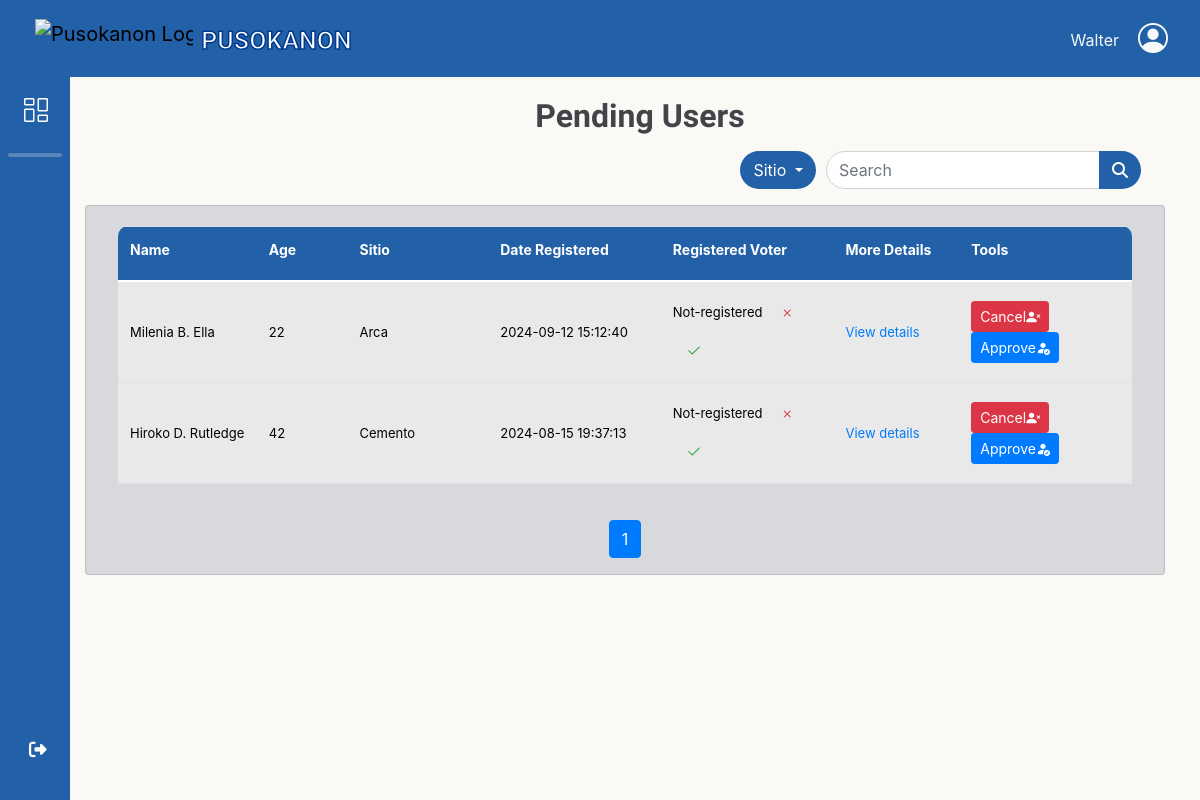
Page /adminbejo/pendingUser2.0.php (signed in) on the committed database.
### tables this page shows
CREATE TABLE `resident_users` (
  `res_ID` int(11) NOT NULL,
  `res_fname` varchar(50) NOT NULL,
  `res_lname` varchar(50) NOT NULL,
  `res_midname` varchar(50) NOT NULL,
  `res_suffix` varchar(10) DEFAULT NULL,
  `gender` varchar(10) NOT NULL,
  `birth_date` date NOT NULL,
  `civil_status` varchar(20) NOT NULL,
  `citizenship` varchar(30) NOT NULL,
  `place_birth` varchar(100) NOT NULL,
  `contact_no` varchar(13) NOT NULL,
  `res_email` varchar(100) NOT NULL,
  `addr_sitio` varchar(50) NOT NULL,
  `res_password` varchar(100) NOT NULL,
  `profile_picture` varchar(200) DEFAULT NULL,
  `registered_voter` varchar(15) NOT NULL,
  `userRole_id` int(11) NOT NULL,
  `verification_image` varchar(128) DEFAULT NULL,
  `register_at` datetime NOT NULL DEFAULT current_timestamp(),
  `reset_token_hash` varchar(64) DEFAULT NULL,
  `reset_token_expires_at` datetime DEFAULT NULL,
  `account_active_status` varchar(16) NOT NULL DEFAULT 'Unregistered'
);

### db/DBconn.php (called while the page is built, shortened)
<?php
function decryptData($data){
	return openssl_decrypt($data, 'aes-256-cbc', ENCRYPTION_KEY, 0, ENCRYPTION_KEY);
}
function fetchRegister($pdo, $limit, $offset, $sitio = null, $search = null) {
    $sql = "SELECT * FROM resident_users WHERE account_active_status = 'Unregistered'";
    $params = [];
    $sql .= " ORDER BY register_at DESC LIMIT ? OFFSET ?";
    $params[] = $limit;
    $params[] = $offset;
    $stmt = $pdo->prepare($sql);
    $stmt->execute($params);
    return $stmt->fetchAll();
}
function fetchTotalPending($pdo)
{
	$sql = "SELECT COUNT(*) FROM resident_users WHERE account_active_status = 'Unregistered'";
	$stmt = $pdo->prepare($sql);
	$stmt->execute();
	return $stmt->fetchColumn();
}

### adminbejo/pendingUser2.0.php (the view, shortened to what this page needs)
<?php
include 'headerAdmin.php';
include '../db/DBconn.php';
$sitio = isset($_GET['sitio']) ? $_GET['sitio'] : 'All';
$search = isset($_GET['search']) ? $_GET['search'] : '';
$records_per_page = 10;
$current_page = isset($_GET['page']) ? (int)$_GET['page'] : 1;
$offset = ($current_page - 1) * $records_per_page;
$total_records = fetchTotalPending($pdo);
$total_pages = ceil($total_records / $records_per_page);
$users = fetchRegister($pdo, $records_per_page, $offset, $sitio, $search);?>
</div>
<link rel="stylesheet" href="css/pending2.0.css">
<main>
    <h1>Pending Users</h1>
    <div class="table-holder">
        <div class="mu-ds row d-flex justify-content-end">
            <div class="col-12 col-md-5 d-flex justify-content-center align-items-center">
                <a class="btn dropdown-toggle" role="button" id="dropdownMenuLink" data-toggle="dropdown" aria-haspopup="true" aria-expanded="false">
                    Sitio
                </a>
                <form method="GET" id="searchForm">
                    <div class="input-group mb-0 custom-search">
                        <input type="search" class="form-control custom-search" name="search" placeholder="Search" aria-label="Search" id="searchInput" value="<?php echo htmlspecialchars($search); ?>">
                        <button class="btn search-btn" title="Search" id="search_btn" type="submit">
                            <i class="fas fa-search"></i>
                        </button>
                    </div>
                </form>
            </div>
        </div>
        <div class="row d-flex justify-content-center">
            <div class="card">
                <div class="card-body">
                    <div class="table-responsive">
                        <table class="table text-center">
                            <thead>
                                <tr>
                                    <th>Name</th>
                                    <th>Age</th>
                                    <th>Sitio</th>
                                    <th>Date Registered</th>
                                    <th>Registered Voter</th>
                                    <th>More Details</th>
                                    <th>Tools</th>
                                </tr>
                            </thead>
                            <tbody>
                            <?php if (empty($users)): ?>
                                <tr><td colspan="7">No users are currently requesting to register.</td></tr>
                            <?php else: ?>
                                <?php foreach ($users as $user): ?>
                                    <tr>
                                        <?php
                                            $birthdate = new DateTime($user['birth_date']);
                                            $currentDate = new DateTime();
                                            $age = $currentDate->diff($birthdate)->y;
                                            $imagePath = "../db/uploadedFiles/{$user['verification_image']}";
                                            if (file_exists($imagePath)) {
                                                $imageData = base64_encode(file_get_contents($imagePath));
                                                $imageMimeType = mime_content_type($imagePath);
                                                $imageSrc = "data:$imageMimeType;base64,$imageData";
                                            } else {
                                                $imageSrc = '';
                                            }
                                            $decryptedEmail = decryptData($user['res_email']);
                                        ?>
                                        <td><?= htmlspecialchars(ucfirst($user['res_fname']) . ' ' . ucfirst(substr($user['res_midname'], 0, 1)) . '. ' . ucfirst($user['res_lname'])) ?></td>
                                        <td><?= htmlspecialchars($age) ?></td>
                                        <td><?= htmlspecialchars($user['addr_sitio'])?></td>
                                        <td><?= htmlspecialchars($user['register_at'])?></td>
                                        <td class="reg-voter">
                                            <?= htmlspecialchars($user['registered_voter']) ?>
                                            <i class="bi bi-x text-danger btn" onclick="handleXClick(<?= htmlspecialchars($user['res_ID']) ?>)"></i>
                                            <i class="bi bi-check2 text-success btn" onclick="handleCheckClick(<?= htmlspecialchars($user['res_ID']) ?>)"></i>
                                        </td>
                                        <td>
                                            <a href="#" onclick="showDetails('<?= $imageSrc ?>',
                                                                                '<?= ucfirst($user['res_fname']) . ' ' . ucfirst(substr($user['res_midname'], 0, 1)) . '. ' . ucfirst($user['res_lname']) ?>',
                                                                                '<?= htmlspecialchars($user['addr_sitio'])?>',
                                                                                '<?= htmlspecialchars($user['birth_date'])?>',
                                                                                '<?= htmlspecialchars($user['contact_no'])?>',
                                                                                '<?= htmlspecialchars($decryptedEmail)?>',
                                                                                '<?= htmlspecialchars($user['citizenship'])?>')">View details</a>
                                        </td>
                                        <td class="tools">
                                            <div class="btn btn-danger btn-sm" res_email="<?= htmlspecialchars($decryptedEmail) ?>"
                                                                             res_ID="<?= htmlspecialchars($user['res_ID']) ?>" id="cancelButton"
                                                                             onclick="handleCancelClick(this.getAttribute('res_email'), this.getAttribute('res_ID'))">
                                                <span class="btn-text">Cancel</span><i class="bi bi-person-x-fill"></i>
                                            </div>
                                            <div class="btn btn-primary btn-sm" res_email="<?= htmlspecialchars($decryptedEmail) ?>" res_ID="<?= htmlspecialchars($user['res_ID']) ?>" id="approveButton"
                                                                             onclick="handleApproveClick(this.getAttribute('res_email'), this.getAttribute('res_ID'))">
                                                <span class="btn-text">Approve</span><i class="bi bi-person-fill-check"></i></div>
                                        </td>
                                    </tr>
                                <?php endforeach; ?>
                            <?php endif; ?>
                            </tbody>
                        </table>
                    </div>
                </div>
                <nav aria-label="Page navigation">
                    <ul class="pagination justify-content-center">
                        <?php for ($i = 1; $i <= $total_pages; $i++): ?>
                            <li class="page-item <?= ($i == $current_page) ? 'active' : '' ?>">
                                <a class="page-link" href="?page=<?= $i ?>&sitio=<?php echo $sitio; ?>&search=<?php echo urlencode($search); ?>"><?= $i ?></a>
                            </li>
                        <?php endfor; ?>
                    </ul>
                </nav>
            </div>
        </div>
    </div>
</main>
<?php include 'footerAdmin.php'; ?>

### adminbejo/css/headerADstyle.css (style rules this page uses)
body { height: 100%; margin-top: 77px; background-color: #FAF9F6; }
a { text-decoration: none; }
li { list-style: none; }
h1 { font-weight: 600; font-size: 1rem; }

### adminbejo/css/pending2.0.css (style rules this page uses)
h1 { margin-left: 80px; font-family: "Titan One", cursive; color: #434349; font-size: 2rem; margin-top: 2.5rem; display: block; text-align: center; margin-top: 20px; }
.mu-ds { margin: 1rem; }
.col-12 { gap: 10px; padding-left: 0px; padding-right: 0px; }
.col-12 .btn { background-color: #2260a7 !important; color: white; border-radius: 50px; }
.col-12 .form-control { border-radius: 50px; }
.table tr th { font-size: 14px; width: 20px; background-color: #2260a7; color: white; }
.table tr td { font-size: 13px; background-color: #e9e9e9; }
.card { margin-left: 50px; width: 90vw; background-color: #d7d9dc; }
.table-responsive { border-radius: 10px; overflow-x: auto; max-height: 300px; overflow-y: scroll; }
.table-responsive th, .table-responsive td { font-size: 16px; text-align: left; vertical-align: middle; }
.table-responsive th { border-bottom: 1px solid blue; position: sticky; top: 0; background-color: #2260a7; padding-bottom: 20px; color: white; }

### rows in the picture
resident_users: res_fname+res_midname+res_lname "Milenia B. Ella", addr_sitio "Arca", register_at "2024-09-12 15:12:40", registered_voter "Not-registered"
resident_users: res_fname+res_midname+res_lname "Hiroko D. Rutledge", addr_sitio "Cemento", register_at "2024-08-15 19:37:13", registered_voter "Not-registered"

### other values in the picture
$_SESSION['staff_fname'] "Walter"
